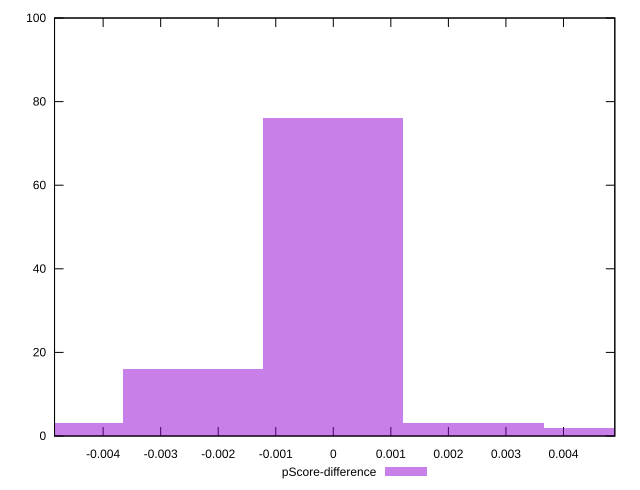

Write the gnuplot code that produced this figure.
reset

$pScoreDifference <<EOF
0 76
-0.0024379928918584794 16
0.004875985783716959 2
0.0024379928918584794 3
-0.004875985783716959 3
EOF

set key outside below
set boxwidth 0.0024379928918584794
set xrange [-0.004844444444444429:0.004892222222222187]
set yrange [0:100]
set trange [0:100]
set style fill transparent solid 0.5 noborder
set terminal svg size 640, 490 enhanced background rgb 'white'
set output "report_00017_2021-02-10T15-08-03.406Z/uses-rel-preconnect/samples/pages/pScore-difference/histogram.svg"

plot $pScoreDifference title "pScore-difference" with boxes

reset
